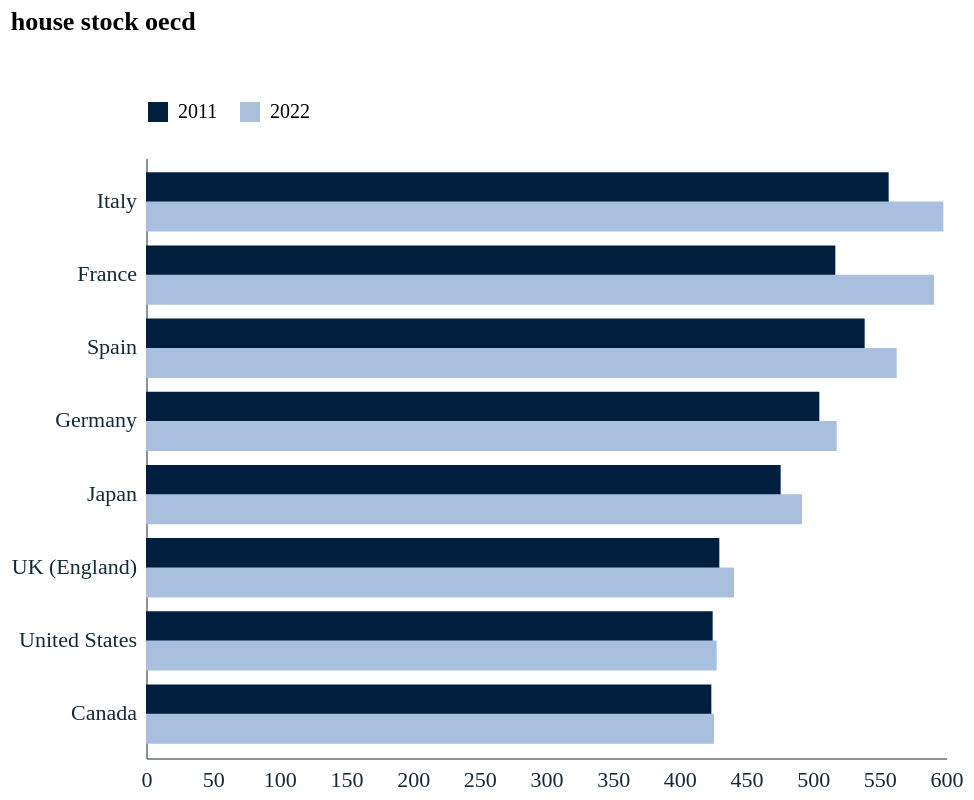

Describe this chart as a Vega-Lite specification.
### Vega-Lite specification from a JSON file in a GitHub repository (floating-point values rounded to 4 significant figures)
{"config": {"font": "Circular Std", "mark": {"line": {"interpolate": "linear"}}, "view": {"stroke": "transparent", "width": 400, "height": 300}, "range": {"category": ["#179fdb", "#e6224b", "#f4c245", "#122b39", "#eb5c2e", "#36b7b4"], "diverging": ["#E6224B", "#E54753", "#C9C9C9", "#179FDB", "#122B39"], "heatmap": ["#C9C9C9", "#179FDB", "#0063AF", "#122B39"], "ordinal": ["#00A767", "#36B7B4", "#179FDB", "#0063AF", "#243B5A"]}, "axisX": {"labelColor": "#122b39", "tickColor": "#122b39", "domainColor": "#122b39", "domainOpacity": 0.5, "gridOpacity": 0, "labelFont": "Circular Std", "labelAngle": 0, "labelAlign": "center", "labelFontSize": 11, "labelPadding": 5, "tickCount": 10, "tickSize": 0, "title": ""}, "axisY": {"labelColor": "#122b39", "labelFont": "Circular Std", "tickColor": "#122b39", "domainColor": "#122b39", "gridColor": "#122b39", "gridDash": [1, 5], "gridOpacity": 0.5, "labelPadding": 5, "labelFontSize": 11, "domainOpacity": 0.5, "tickSize": 0, "title": null, "titleAlign": "left", "titleAngle": 0, "titleBaseline": "bottom", "titleColor": "#122b39", "titleOpacity": 0.9, "titleX": 0, "titleY": -7}}, "data": {"name": "data-101ca97000986a64ccf6169ae0dc1d69"}, "mark": {"type": "bar", "size": 15}, "encoding": {"color": {"field": "year", "legend": {"orient": "top", "direction": "horizontal"}, "scale": {"range": ["#001f3f", "#A8C0DE"]}, "title": "", "type": "nominal"}, "x": {"field": "value", "title": "", "type": "quantitative"}, "y": {"field": "region", "scale": {"domain": ["Italy", "France", "Spain", "Germany", "Japan", "UK (England)", "United States", "Canada"]}, "title": "", "type": "nominal"}, "yOffset": {"field": "year", "type": "nominal"}}, "title": {"text": "house stock oecd", "anchor": "start", "subtitle": ["", ""]}, "$schema": "https://vega.github.io/schema/vega-lite/v5.17.0.json", "datasets": {"data-101ca97000986a64ccf6169ae0dc1d69": [{"year": 2011, "region": "Italy", "value": 557}, {"year": 2011, "region": "France", "value": 517}, {"year": 2011, "region": "Germany", "value": 505}, {"year": 2011, "region": "Spain", "value": 539}, {"year": 2011, "region": "Japan", "value": 476}, {"year": 2011, "region": "UK (England)", "value": 430}, {"year": 2011, "region": "United States", "value": 425}, {"year": 2011, "region": "Canada", "value": 424}, {"year": 2022, "region": "Italy", "value": 598}, {"year": 2022, "region": "France", "value": 591}, {"year": 2022, "region": "Germany", "value": 518}, {"year": 2022, "region": "Spain", "value": 563}, {"year": 2022, "region": "Japan", "value": 492}, {"year": 2022, "region": "UK (England)", "value": 441}, {"year": 2022, "region": "United States", "value": 428}, {"year": 2022, "region": "Canada", "value": 426}]}}
